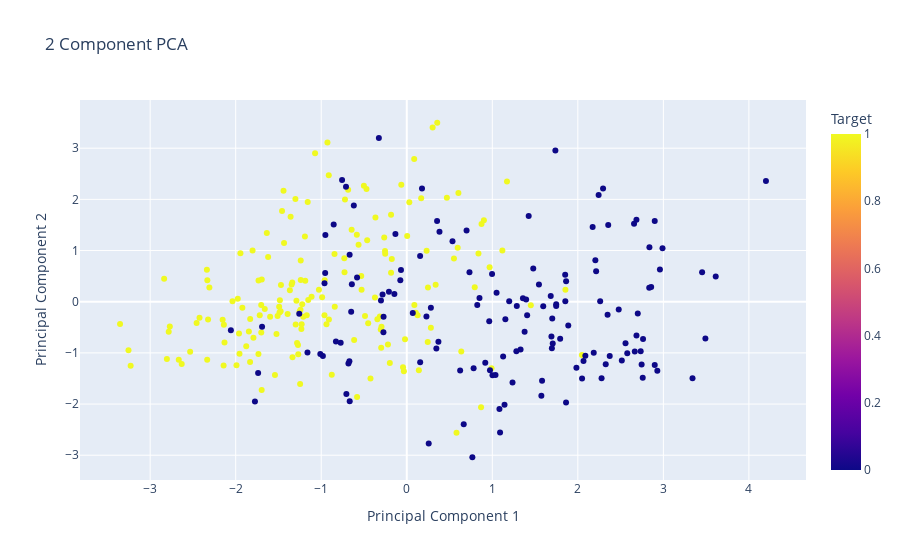

Source (notebook cell):
### Code cell
from sklearn.decomposition import PCA

X = df.drop('output', axis=1).values  # dropping the target column
y = df['output'].values

pca = PCA(n_components=2, random_state=42)
X_pca = pca.fit_transform(X)

#Create new dataframe
df_pca = pd.DataFrame(data=X_pca, columns=['Principal Component 1', 'Principal Component 2'])
df_pca['Target'] = y

# Visualize with Plotly
fig_pca = px.scatter(df_pca, x='Principal Component 1', y='Principal Component 2', color='Target',
                      title='2 Component PCA', template='plotly')
fig_pca.show()

### Figure 1 — Plotly figure (JSON) as saved in the notebook; plotly's stock layout.template omitted (floating-point values rounded to 4 significant figures; data arrays with more than 128 entries replaced by an {"elided": "..."} marker saying what was removed)
{"data": [{"hovertemplate": "Principal Component 1=%{x}<br>Principal Component 2=%{y}<br>Target=%{marker.color}<extra></extra>", "legendgroup": "", "marker": {"color": {"elided": "302 int values"}, "coloraxis": "coloraxis", "symbol": "circle"}, "mode": "markers", "name": "", "orientation": "v", "showlegend": false, "type": "scatter", "x": {"elided": "302 float values"}, "xaxis": "x", "y": {"elided": "302 float values"}, "yaxis": "y"}], "layout": {"coloraxis": {"colorbar": {"title": {"text": "Target"}}, "colorscale": [[0, "#0d0887"], [0.1111, "#46039f"], [0.2222, "#7201a8"], [0.3333, "#9c179e"], [0.4444, "#bd3786"], [0.5556, "#d8576b"], [0.6667, "#ed7953"], [0.7778, "#fb9f3a"], [0.8889, "#fdca26"], [1, "#f0f921"]]}, "legend": {"tracegroupgap": 0}, "title": {"text": "2 Component PCA"}, "xaxis": {"anchor": "y", "domain": [0, 1], "title": {"text": "Principal Component 1"}}, "yaxis": {"anchor": "x", "domain": [0, 1], "title": {"text": "Principal Component 2"}}}}
